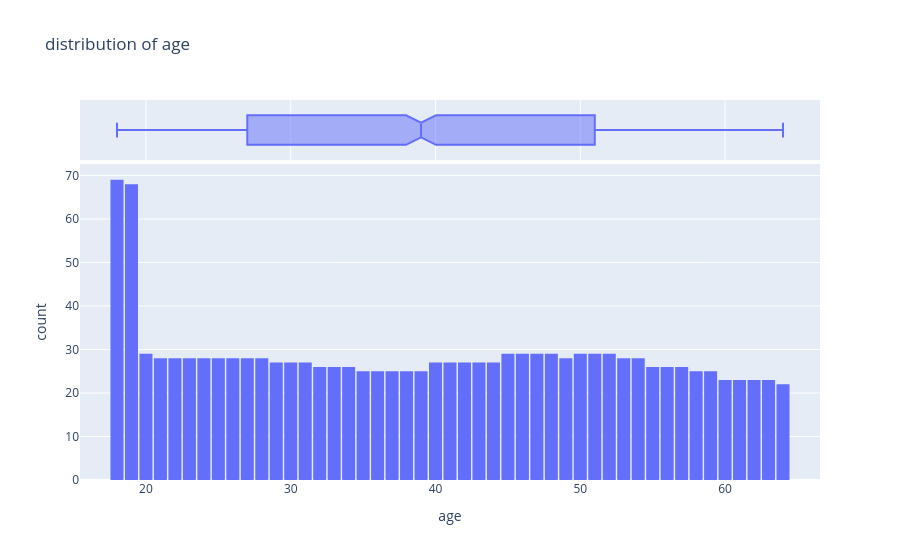

The cell this chart's notebook holds for it:
### Markdown cell above
##### AGE

### Code cell
fig = px.histogram(df, x = "age",marginal="box", nbins = 47, title="distribution of age")
fig.update_layout(bargap = 0.1)
fig.show()

### Figure 1 — Plotly figure (JSON) as saved in the notebook; plotly's stock layout.template omitted (floating-point values rounded to 4 significant figures; data arrays with more than 128 entries replaced by an {"elided": "..."} marker saying what was removed)
{"data": [{"bingroup": "x", "hovertemplate": "age=%{x}<br>count=%{y}<extra></extra>", "legendgroup": "", "marker": {"color": "#636efa", "pattern": {"shape": ""}}, "name": "", "nbinsx": 47, "orientation": "v", "showlegend": false, "type": "histogram", "x": {"elided": "1338 int values"}, "xaxis": "x", "yaxis": "y"}, {"hovertemplate": "age=%{x}<extra></extra>", "legendgroup": "", "marker": {"color": "#636efa"}, "name": "", "notched": true, "showlegend": false, "type": "box", "x": {"elided": "1338 int values"}, "xaxis": "x2", "yaxis": "y2"}], "layout": {"bargap": 0.1, "barmode": "relative", "legend": {"tracegroupgap": 0}, "title": {"text": "distribution of age"}, "xaxis": {"anchor": "y", "domain": [0, 1], "title": {"text": "age"}}, "xaxis2": {"anchor": "y2", "domain": [0, 1], "matches": "x", "showgrid": true, "showticklabels": false}, "yaxis": {"anchor": "x", "domain": [0, 0.8316], "title": {"text": "count"}}, "yaxis2": {"anchor": "x2", "domain": [0.8416, 1], "matches": "y2", "showgrid": false, "showline": false, "showticklabels": false, "ticks": ""}}}
